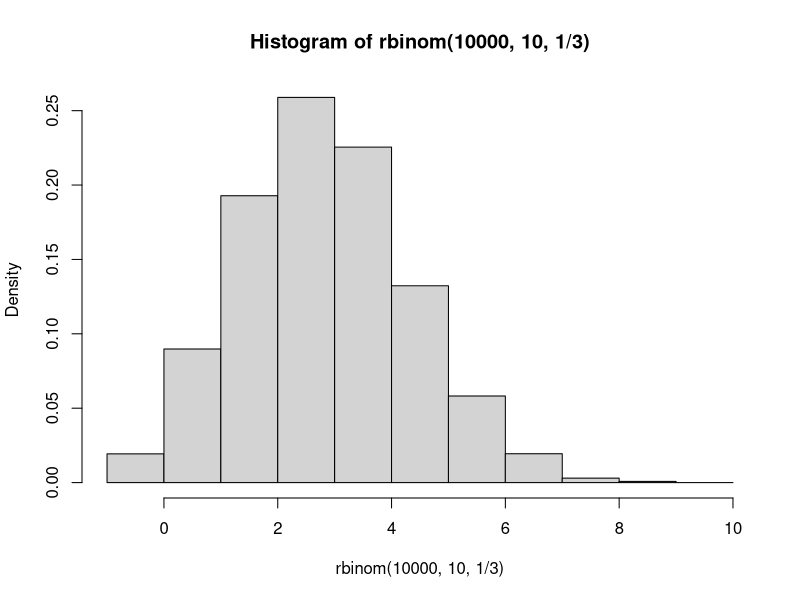
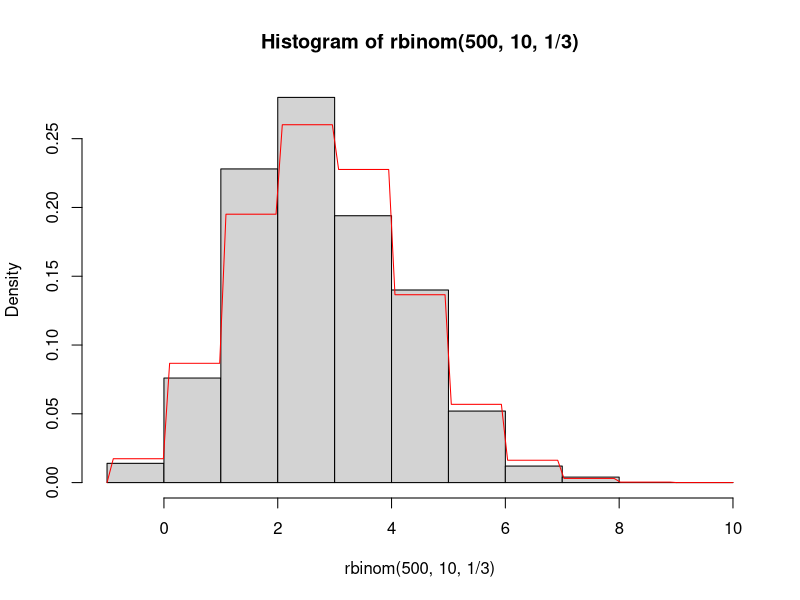

Source code (R) for these figures, in order: (Note: this script raises an error after producing the figures.)
## Tutorial 3: Probability Distributions and Control Structures
## Clinic on Meaningful Modeling of Epidemiological Data
## International Clinics on Infectious Disease Dynamics and Data Program
## African Institute for Mathematical Sciences, Muizenberg, Cape Town, RSA
##
## David M. Goehring 2004
## Juliet R.C. Pulliam 2008, 2009, 2019
## Steve Bellan 2010, 2012
##
## Some Rights Reserved
## CC BY-NC 4.0 (https://creativecommons.org/licenses/by-nc/4.0/)

###################################################################### 

## By the end of this tutorial you should...

## * Feel comfortable working with probability distributions 
## * Know how to use conditional structures
## * Be warned about the dangers of loop structures in R
## * Have tried your hands at synthesizing all the new material

######################################################################
## SECTION A. Probability Distributions in R
###################################################################### 

#################### 
## Probability distributions
#################### 
## So far the calculations we have been performing have been doable on
## a modern calculator (or on your basic phone calculator app), 
## so my assertion that R will make things easier
## for you has not seen any confirmation in experience.

## In terms of solving probability problems, R does not provide many
## tools that extend too far beyond your intuition. If you want to
## know the probability of rolling two sixes on two dice you do not
## need R to tell you that 1/6 times 1/6 is 1/36. The two exceptions
## might be the functions factorial() and choose(), which only appear
## on a minority of modern calculators and which can solve a problem
## for you once you know to reach for them. These functions are
## sufficiently self-explanatory with their help files to render a
## treatment of them here unnecessary. A third exception is
## simulation, which you will try your hand at in the Benchmark
## Questions, and which is an important component of mathematical modelling.

## Enter probability distributions. R is able to do in a few
## milliseconds what took hours of hunting in tables as recently as 30 years
## ago. If you understand what a probability distribution is, R will
## provide four different utilities for (nearly) any such distribution, as
## follows:

## * Generating individual density values or a plot of the density function
## * Generating random numbers drawn from the distribution
## * Providing cumulative probability for points along the distribution
## * Providing points along the distribution corresponding to a cumulative probability

## Each of these is an important part of the toolkit for working with
## probability distributions.

## Making the functions meet your needs 

## The different distributions have different corresponding functions
## in R, but aside from the particulars of their arguments, they 
## consist of four functions of the same general form.

## We will use the binomial distribution (which is a
## discrete distribution) as an example for each of our four methods,
## and you should be able to extend that experience to any
## distribution you like.

## As we have seen hints of before, R can generate random numbers from
## any distribution. For discrete distributions, creating a histogram
## of a large number of these values can give a quick picture of the
## distribution. To generate random numbers from the binomial
## distribution, use rbinom():

hist(rbinom(10000, 10, 1/3), freq=FALSE, breaks=-1:10)

## The arguments of rbinom() tell it how many numbers you want to
## generate, how many trials are used to generate the distribution,
## and what the probability of a success per trial is,
## respectively. The extra arguments of hist() tell it that we want it
## to give proportions rather than counts and then how to divide up
## the data into bars.

## This is an empirical estimation of the distribution. The R function
## that calculates the probability density function of the binomial
## distribution is dbinom(), and that will give the precise
## theoretical values we may need. What is the probability of having 7
## successes on 10 trials with a probability of success of 1/3?

dbinom(7, 10, 1/3)

## Which is the equivalent of about 1.6% of the time. By extension, we
## can generate the complete distribution with vector input to
## dbinom(), as in

dbinom(0:10, 10, 1/3)

## A useful application of rbinom() and dbinom() is to plot a curve of
## the density function over the histogram of observed values. For a
## discrete distribution such as this, the “curve” will be slightly
## misleading, but we will know what it means. Generating fewer random
## numbers this time,

hist(rbinom(500,10,1/3), freq=FALSE, breaks=-1:10)

curve(dbinom(ceiling(x), 10, 1/3), add=TRUE, col="red")

## The argument ceiling(x) resolves the fact that the x-values on the
## plot are continuous, not discrete. The correction is not needed for
## continuous distributions.

## Alternatively, you may use a paired histogram for comparing
## simulations to predicted densities for discrete distributions. The
## visualization used here is less elegant for discrete distributions
## but is more easily extended to continuous distributions.

## Using dbinom() to calculate cumulative probabilities for discrete
## distributions would be tedious, and we cannot easily calculate the
## cumulative probabilities using the equivalent density values from a
## continuous distribution (because it requires integration). The
## solution in R is to use a function, such as pbinom() for the
## binomial distribution, that calculates the cumulative density
## function (c.d.f.), that is, the function F (which here takes
## integer values).

# F(x) = P(X <= x)

## As a quick example, what is the probability of getting 2 or less
## with our chosen binomial distribution?

pbinom(2, 10, 1/3)

## The last function we need in our probability-distribution toolkit
## is qbinom(), the R function that calculates the inverse cumulative
## density function, F^-1 of the binomial distribution The c. d. f. and
## the inverse c. d. f. are related by

# p = F(x)
# x = F^-1(p)

## As a quick example, where is the 80% threshold in the cumulative
## probability distribution?

qbinom(.8, 10, 1/3)

## The c. d. f. and inverse c. d. f. are particularly useful when
## performing statistical tests.

## I do not know why the R language chose such counter-intuitive
## naming practices for its probability distribution functions. But
## let’s have some mnemonics:

# Function                           Prefix    Mnemonic 
#
# random numbers from dist.          r         random
# density of distribution            d         density
# cumulative probability             p         probability (is output)
# inverse cumulative probability     q         qumulative (with an “inversed “c”)

## Feel free to remember them in any way you like, of course.

#################### 
## Probability distributions galore
####################
## You may not be familiar with all of these distributions, but this
## list should prove helpful for future reference. Keep in mind that
## some of these distributions are continuous and some are discrete –
## this will affect the allowed inputs of the functions.

# Beta pbeta() qbeta() dbeta() rbeta() 
# Binomial pbinom() qbinom() dbinom() rbinom() 
# Cauchy pcauchy() qcauchy() dcauchy() rcauchy()
# Chi-square pchisq() qchisq() dchisq() rchisq()
# Exponential pexp() qexp() dexp() rexp()
# F pf() qf() df() rf()
# Gamma pgamma() qgamma() dgamma() rgamma()
# Geometric pgeom() qgeom() dgeom() rgeom()
# Hypergeometric phyper() qhyper() dhyper() rhyper()
# Logistic plogis() qlogis() dlogis() rlogis() 
# Log Normal plnorm() qlnorm() dlnorm() rlnorm()
# Negative Binomial pnbinom() qnbinom() dnbinom() rnbinom()
# Normal pnorm() qnorm() dnorm() rnorm()
# Poisson ppois() qpois() dpois() rpois()
# Student's t pt() qt() dt() rt()
# Uniform punif() qunif() dunif() runif()

###################################################################### 
## SECTION B. Control structures
###################################################################### 
## Now that you have gotten your proverbial feet wet by composing your
## own functions, you are ready to learn how to make your functions
## (or your scripts) more powerful by using control structures. The
## two main varieties of control structures are conditional structures
## and loop structures, but more important than what they are called
## is what they do...

## The semicolon, ";", allows you to put two or more commands
## together on a single line. The commands will be executed
## sequentially, just as if they had been written on separate lines.
## The best use of the semicolon is probably to combine lists of
## assignments into a single line, such as,

x <- 8; y <- 4; z <- 3
c(x, y, z) 

## Using the semicolon in this way will condense your code
## and can make it look cleaner if applied with moderation.
## In most situations, though, clarity is
## more important than compactness, so in general it is best not to
## string long lists of commands together on a single line using
## semicolons. Remember that the amount of whitespace (such as spaces,
## indentation, and empty lines) in your code will not affect its
## efficiency and that adding whitespace (and comments!) will often
## make your code easier to follow.

## Conditional structures

## “If you are under the age of 6, you cannot ride this ride.”

## “If you are available Friday night, please give me your number.”

## Needless to say, we are all familiar with conditional structures in
## casual speech, and conditional structures in R are not much
## different.

## The command ''if'' initiates a conditional structure. (Like function,
## it looks like a function, but is not a function.) What comes in
## parentheses after if is an expression of the condition that must be
## met for the remaining code to be executed. That is, it is a logical
## expression (meaning it should evaluate to TRUE or FALSE) which if
## TRUE tells R to execute the next line (or set) of code.

## A silly, but fully functional, example:

age <- 19

if(age >= 6){
	can.ride <- TRUE 
}

can.ride

## Here we obviously know the result before we start, but in a
## (just-slightly-less silly) function, we would not:

ride.test <- function(age)
{
	can.ride <- FALSE
	if(age >= 6){
		can.ride <- TRUE
	}
	return(can.ride)
}

ride.test(5)

ride.test(65)

## Note that the curly brackets, {}, play the same role as for
## conditional statements as they do for the function construct: they
## allow multi-line procedures. They can also make your code easier to
## follow, even for single-line procedures.

## As an aside, the above function can (and perhaps should) be written
## more simply as

ride.test <- function(age){
	return(age >= 6)
}

## The conditional structure becomes important when you want different
## functions or operations to be performed depending on some
## condition. This is something that you will often want.

## As an example, consider a function that measures central
## tendency. While you may want to avoid the influence of extremely
## large values by using the median, you may want to forgo it on very small
## samples, replacing the median with the mean. Let us say if we have fewer
## than 10 measurements in our sample we will resort to the mean:

central.tend <- function(x){                                     
	my.answer <- median(x)
	if(length(x) < 10){my.answer <- mean(x)}
	return(my.answer)
}

central.tend(c(1,1,3))

## This last example may have raised a red flag about efficiency – I
## determined the median of the data regardless of whether this value
## will ultimately be used in my output. Here, the cost is
## exceptionally low, because that calculation will only be irrelevant
## if there are fewer than 10 items in the vector, in which case it
## took trivially long to execute. But, you can see where there might
## be a problem.

## One solution is to create separate if statements for each
## condition, such as:

# if(x < 0) #followed by what should happen if x < 0

# if(x = 0) #followed by what should happen if x = 0

# if((x > 0) & (x < 1)) # followed by what should happen if x is between 0 and 1, exclusive

# if(x >= 1) # followed by what should happen if x >= 1

## Note that defining conditions which are not mutually exclusive may
## make your code hard to follow and therefore render your results
## unpredictable without detailed examination.

## Another solution, particularly useful for binary (either-or) cases,
## is to use the command else, which follows the if procedure and
## gives what to do if your conditional expression evaluates to
## FALSE. If you are careful about your use of brackets, you can nest
## if and else commands to create more complicated conditional
## structures.

## Here are some additional options for writing the central tendancy 
## function above. Using if and else, as described above:

central.tend2 <- function(x){                                     
	if(length(x) >= 10){
		my.answer <- median(x)
	}else{
		my.answer <- mean(x)
	}
	return(my.answer)
}

# and using the ifelse() control structure, which is similar but more compact:

central.tend3 <- function(x){                                     
	my.answer <- ifelse(length(x) >= 10, median(x), mean(x))
	return(my.answer)
}

## There are two potential big errors that may occur in implementing a
## conditional structure. One occurs if the conditional expression
## evaluates to NA or NaN – try this out yourself:

if(Inf - Inf > 0){ x <- 5 } ## BADCODE

## To make sure that your if statements don’t break like this, you will
## sometimes want to use the is.na() function, which returns TRUE if the
## value being evaluated is NA or NaN.

## The second big mistake that you can make is assuming that R will act
## on the elements of a conditional expression that is a vector. Try this:

if(c(T, F, F)){ 1 + 1 } ## BADCODE

## As the warning that is generated indicates, R will ignore all but
## the first element of the vector. On reflection, this makes sense
## because R wouldn’t know what to do with a vector of logical values
## – the if statement has no inputs or outputs, just a conditional
## procedure. In other words, you shouldn’t expect the if statement to
## behave like a function because it isn’t one.

#################### 
## Loop structures
#################### 
## R employs a number of common loop structures familiar to those of
## you with some programming experience. However, those of you without
## programming experience may actually have an edge here.

## The reason is that, in general, in mathematical programming it is
## much more efficient to perform what traditionally has been done
## with programming loops using vector calculations. You have already
## seen one of the basic methods used to replace loop structures, the
## apply() function.

######################################################################
######################################################################

## This concludes Tutorial III. The benchmark questions should help
## solidify your understanding of the material.

## The probability-distribution section of this tutorial was aided by
## information available at
## http://www.stat.umn.edu/geyer/5102/examp/rlook.html.

## If you are unfamiliar with or rusty on your understanding of the
## binomial distribtion, you may also want to work through the introductory
## Binomial Distribution tutorial, available here:
## https://github.com/ICI3D/RTutorials/blob/master/binomialDistribution.R?raw=true


###################################################################### 
## SECTION C. Benchmark Questions
###################################################################### 

#################### 
## 1. The standard medication used to treat some disease is known to
## produce a severe side effect in 20% of the patients treated. A
## pharmaceutical company develops a new drug to treat the disease and
## tests it on 9 patients. There are no side effects observed in these
## patients. 

## a. What is the probability of treating 9 patients without side
## effects using the standard medication?

## b. Generate a plot of the probability of observing no side effects
## in patients receiving treatment, as a function of the number of
## patients in the study, assuming the new drug causes the severe side
## effect with the same probability as the old.

## c. Add a horizontal red line at p = 0.025, visually depicting the
## number of patients minimally required for a study to show that the
## new medication produces side effects in fewer patients than the
## standard treatment (traditional statistical significance).

#################### 

#################### 
## 2. Re-do the suite of calculations and plots found in the Tutorial
## using the Poisson distribution (with lambda = 3) rather than the
## binomial distribution. (Hint: Make sure the histogram has an
## appropriate range with breaks.)
####################
